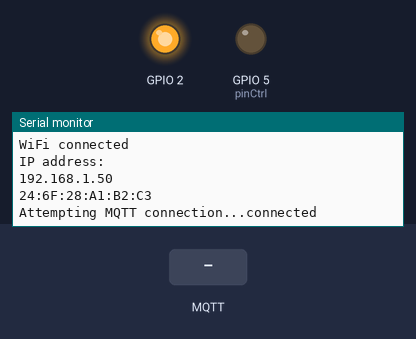
Bench run of a sketch on a simulated ESP8266 (NodeMCU). Shown: output pins drawn as LEDs (lit = HIGH, except the on-board LED, lit = LOW), the last lines printed to the serial monitor. The test bench sets the inputs (shaded band). WiFi joins after 1.5 s; servers stay silent unless stated; random numbers use the default seed unless the sketch sets one; no MQTT or app messages arrive unless stated.

Above: at 2.7 s.
2.8 s: MQTT message "pump" arrives on the first subscribed topic
At 3.8 s:
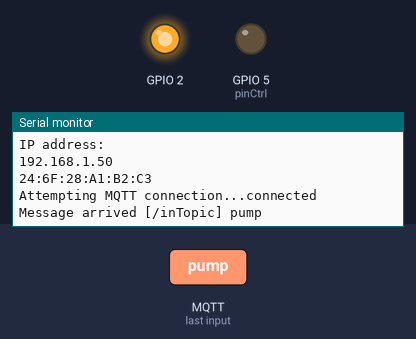
4.3 s: MQTT message "available?" arrives on the first subscribed topic
At 4.9 s:
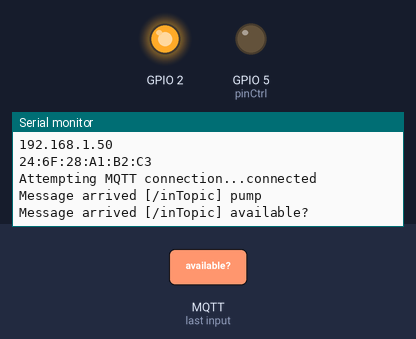
5.8 s: MQTT message "sleep" arrives on the first subscribed topic
At 7.3 s:
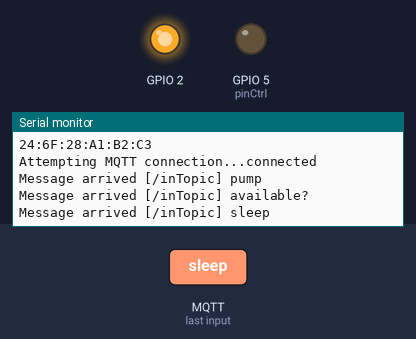

Measured:
- after the input at 2.8 s, the serial monitor: prints a new line at once (image 1)
- after the input at 4.3 s, the serial monitor: prints a new line at once (image 2)
- after the input at 5.8 s, the serial monitor: prints a new line at once (image 3)

The sketch:

onlySubver3.ino
```cpp
#include <ESP8266WiFi.h>
#include <PubSubClient.h>
#include <ArduinoJson.h>

// Update these with values suitable for your network.

const char* ssid = "FIL TPLink 1";
const char* password = "filtplink1111";
const char* mqttServer = "filiotteam.ml";
const int   mqttPort=1883;
const char* mqttUser="fillab";
const char* mqttPassword="123123123";

int cout = 0;

WiFiClient espClient;
PubSubClient client(espClient);

long lastMsg = 0;
int value = 0;
const int pinCtrl = 5;
String macAdd;

void execution(int act)
{
  if (act == 0)
  {
    Serial.println("No");
    digitalWrite(BUILTIN_LED, HIGH);
    digitalWrite(pinCtrl, LOW);
  }
  if (act == 1)
    {
    Serial.println("Litter");
    digitalWrite(BUILTIN_LED, LOW);
    digitalWrite(pinCtrl, HIGH);
    delay(4000);
    digitalWrite(BUILTIN_LED, HIGH);
    digitalWrite(pinCtrl, LOW);
  }
  if (act == 2)
  {
    Serial.println("Litter");
    digitalWrite(BUILTIN_LED, LOW);
    digitalWrite(pinCtrl, HIGH);
    delay(7000);
    digitalWrite(BUILTIN_LED, HIGH);
    digitalWrite(pinCtrl, LOW);
  }
}
void setup_wifi() {
  delay(10);
  // We start by connecting to a WiFi network
  Serial.println();
  Serial.print("Connecting to ");
  Serial.println(ssid);

  WiFi.begin(ssid, password);

  while (WiFi.status() != WL_CONNECTED) {
    delay(500);
    Serial.print(".");
  }

  randomSeed(micros());

  Serial.println("");
  Serial.println("WiFi connected");
  macAdd = WiFi.macAddress();
  Serial.println("IP address: ");
  Serial.println(WiFi.localIP());
  Serial.println(WiFi.macAddress());
}

void callback(char* topic, byte* payload, unsigned int length) {
  String cmdString;
  DynamicJsonDocument doc(1024);
  Serial.print("Message arrived [");
  Serial.print(topic);
  Serial.print("] ");
  for (int i = 0; i < length; i++) {
    Serial.print((char)payload[i]);
    cmdString = cmdString + String((char)payload[i]);
  }
  Serial.println();
  deserializeJson(doc, cmdString);
  JsonObject obj = doc.as<JsonObject>();

  if (obj[String("mac")] == macAdd)
  {
    if (obj[String("cmd")] == "pump")
    {
      execution(obj[String("lvl")]);
      client.publish("/outTopic", "Pump Done");
    }
    if (obj[String("cmd")] == "available?")
    {
      client.publish("/outTopic", "available");
    }
    if (obj[String("cmd")] == "sleep")
    {
      Serial.println("Into Sleep Mode");
      ESP.deepSleep(obj[String("time")]);
    }
  }
}

void reconnect() {
  // Loop until we're reconnected
  while (!client.connected()) {
    Serial.print("Attempting MQTT connection...");
    // Create a random client ID
    String clientId = "ESP8266Client-";
    clientId += String(random(0xffff), HEX);
    // Attempt to connect
    //if (client.connect(clientId.c_str(),mqttUser,mqttPassword))
    if (client.connect("ESP8266ClientAC",mqttUser,mqttPassword))
    {
      Serial.println("connected");
      // Once connected, publish an announcement...
      client.publish("/outTopic", "CONN");
      // ... and resubscribe
      client.subscribe("/inTopic");
    } else {
      Serial.print("failed, rc=");
      Serial.print(client.state());
      Serial.println(" try again in 5 seconds");
      // Wait 5 seconds before retrying
      delay(5000);
    }
  }
}

void setup() {

  pinMode(BUILTIN_LED, OUTPUT);
  pinMode(pinCtrl, OUTPUT);
  digitalWrite(pinCtrl, LOW);
  Serial.begin(115200);
  setup_wifi();
  client.setServer(mqttServer, 1883);
  client.setCallback(callback);
}

void loop() {

  if (!client.connected()) {
    reconnect();
  }
  client.loop();


}
```
